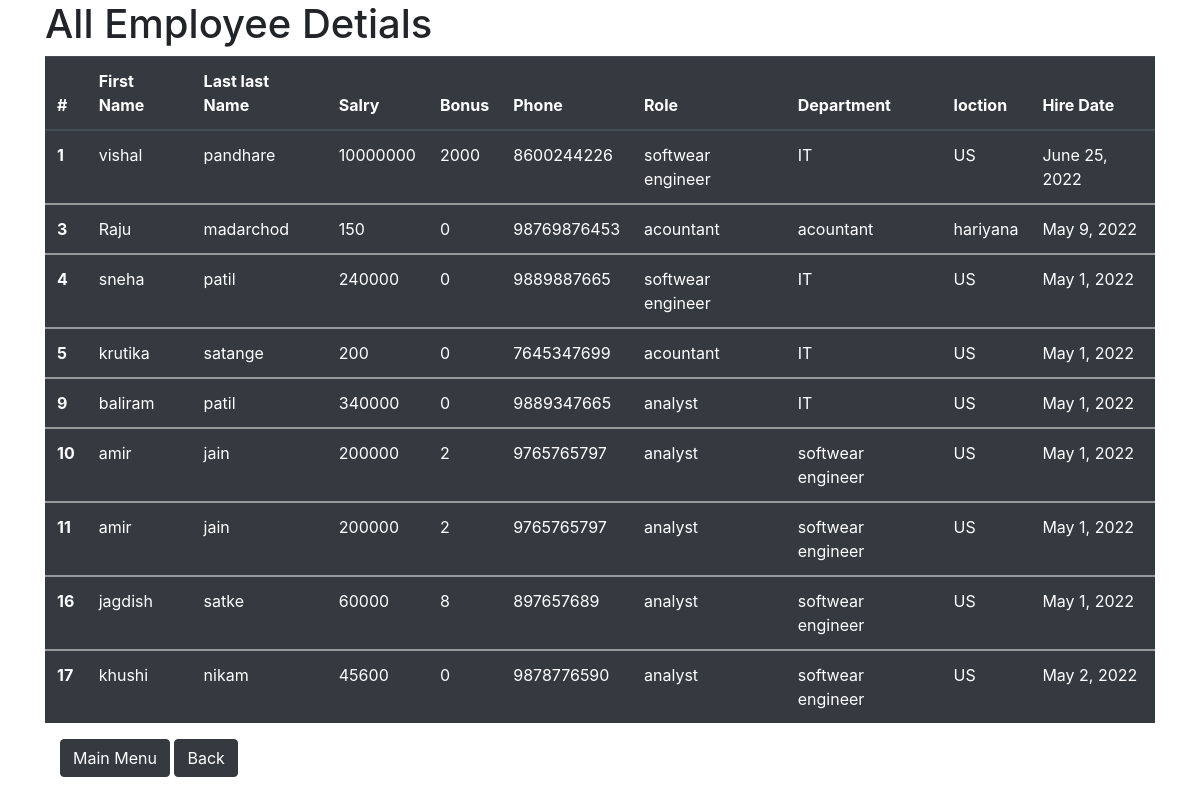
The app's page /all_emp with its own data.
### emp_app/models.py (models this page shows, shortened)
class Employee(models.Model):
    first_name=models.CharField(max_length=100)
    last_name=models.CharField(max_length=100)
    dept=models.ForeignKey(Department,on_delete=models.CASCADE)
    salary=models.IntegerField(default=0)
    bonus=models.IntegerField(default=0)
    phone=models.IntegerField()
    role=models.ForeignKey(Role,on_delete=models.CASCADE)
    hire_date=models.DateField()
    def __str__(self):
        return "%s %s" %(self.first_name,self.last_name)

class Role(models.Model):
    name=models.CharField(max_length=100,null=False)

class Department(models.Model):
    name=models.CharField(max_length=100,null=False)
    location=models.CharField(max_length=100)

### emp_app/views.py (the view)
# urls.py: path('all_emp',views.all_emp,name="all_emp"),
def all_emp(request):
    emps=Employee.objects.all()
    context={
        'emps':emps
    }
    print(context)
    return render(request,"all_emp.html",context)

### templates/all_emp.html (shortened to what this page needs)
<!doctype html>
<html lang="en">
  <head>
    <link rel="stylesheet" href="https://cdn.jsdelivr.net/npm/bootstrap@4.3.1/dist/css/bootstrap.min.css">
  </head>
  <body>
      <div class="container">
        <div class ="col-md-12">
          <div class ="row">
        <h1>All Employee Detials</h1>
        <table class="table table-dark">
          <thead>
            <tr>
              <th scope="col">#</th>
              <th scope="col">First Name</th>
              <th scope="col">Last last Name</th>
              <th scope="col">Salry</th>
              <th scope="col">Bonus</th>
              <th scope="col">Phone</th>
              <th scope="col">Role</th>
              <th scope="col">Department</th>
              <th scope="col">loction</th>
              <th scope="col">Hire Date</th>
            </tr>
          </thead>
          {% for emp in emps%}
          <tbody>
            <tr>
              <th scope="row">{{emp.id}}</th>
              <td>{{emp.first_name}}</td>
              <td>{{emp.last_name}}</td>
              <td>{{emp.salary}}</td>
              <td>{{emp.bonus}}</td>
              <td>{{emp.phone}}</td>
              <td>{{emp.role.name}}</td>
              <td>{{emp.dept.name}}</td>
              <td>{{emp.dept.location}}</td>
              <td>{{emp.hire_date}}</td>
            </tr>
          </tbody>
          {% endfor %}
        </table>
    </div>
    <button type="button" class="btn btn-dark"><a style="color:white;" href="/">Main Menu<a></button>
    <button type="button" class="btn btn-dark"><a style="color:white;" href="/">Back<a></button>
  </div>
</div>
  </body>
</html>

### records on screen
Employee: id "1", first_name "vishal", last_name "pandhare", salary "10000000", bonus "2000", phone "8600244226", role.name "softwear engineer", dept.name "IT", dept.location "US", hire_date "June 25, 2022"
Employee: id "3", first_name "Raju", last_name "madarchod", salary "150", bonus "0", phone "98769876453", role.name "acountant", dept.name "acountant", dept.location "hariyana", hire_date "May 9, 2022"
Employee: id "4", first_name "sneha", last_name "patil", salary "240000", bonus "0", phone "9889887665", role.name "softwear engineer", dept.name "IT", dept.location "US", hire_date "May 1, 2022"
Employee: id "5", first_name "krutika", last_name "satange", salary "200", bonus "0", phone "7645347699", role.name "acountant", dept.name "IT", dept.location "US", hire_date "May 1, 2022"
Employee: id "9", first_name "baliram", last_name "patil", salary "340000", bonus "0", phone "9889347665", role.name "analyst", dept.name "IT", dept.location "US", hire_date "May 1, 2022"
Employee: id "10", first_name "amir", last_name "jain", salary "200000", bonus "2", phone "9765765797", role.name "analyst", dept.name "softwear engineer", dept.location "US", hire_date "May 1, 2022"
Employee: id "11", first_name "amir", last_name "jain", salary "200000", bonus "2", phone "9765765797", role.name "analyst", dept.name "softwear engineer", dept.location "US", hire_date "May 1, 2022"
Employee: id "16", first_name "jagdish", last_name "satke", salary "60000", bonus "8", phone "897657689", role.name "analyst", dept.name "softwear engineer", dept.location "US", hire_date "May 1, 2022"
Employee: id "17", first_name "khushi", last_name "nikam", salary "45600", bonus "0", phone "9878776590", role.name "analyst", dept.name "softwear engineer", dept.location "US", hire_date "May 2, 2022"
